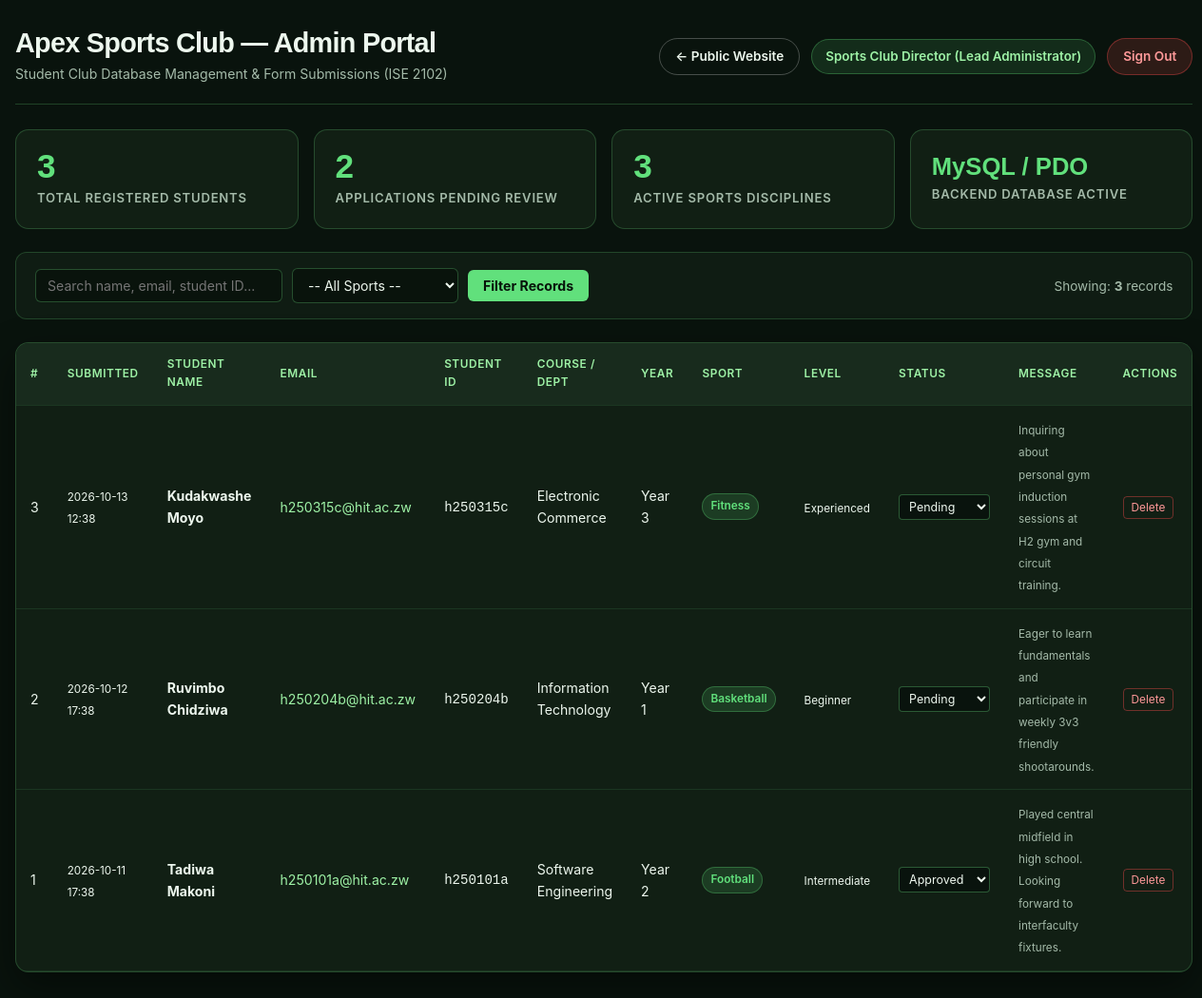
Page /admin.php (signed in) on the committed database.
### tables this page shows
CREATE TABLE `members` (
  `id` INT UNSIGNED AUTO_INCREMENT PRIMARY KEY,
  `submitted_at` DATETIME NOT NULL,
  `full_name` VARCHAR(120) NOT NULL,
  `email` VARCHAR(150) NOT NULL,
  `student_id` VARCHAR(20) DEFAULT NULL,
  `course` VARCHAR(150) NOT NULL,
  `study_year` VARCHAR(50) NOT NULL,
  `preferred_activity` VARCHAR(100) NOT NULL,
  `experience_level` VARCHAR(50) NOT NULL DEFAULT 'Beginner',
  `form_purpose` VARCHAR(100) NOT NULL DEFAULT 'Join the club',
  `reason` TEXT DEFAULT NULL,
  `consent` VARCHAR(10) NOT NULL DEFAULT 'yes',
  `status` VARCHAR(30) NOT NULL DEFAULT 'Pending Review',
  INDEX `idx_email` (`email`),
  INDEX `idx_activity` (`preferred_activity`),
  INDEX `idx_submitted_at` (`submitted_at`)
);

### admin.php (the view, shortened to what this page needs)
<?php
$pdo = get_db_connection();
$search = trim((string)($_GET['search'] ?? ''));
$sql = "SELECT * FROM members WHERE 1=1";
$params = [];
$sql .= " ORDER BY id DESC";
$stmt = $pdo->prepare($sql);
$stmt->execute($params);
$members = $stmt->fetchAll();
$totalCountQuery = $pdo->query("SELECT COUNT(*) AS total FROM members");
$totalApplicants = (int)$totalCountQuery->fetch()['total'];
$sportsQuery = $pdo->query("SELECT preferred_activity, COUNT(*) as cnt FROM members GROUP BY preferred_activity ORDER BY cnt DESC");
$sportsStats = $sportsQuery->fetchAll();
$pendingQuery = $pdo->query("SELECT COUNT(*) as pending FROM members WHERE status = 'Pending Review'");
$pendingCount = (int)$pendingQuery->fetch()['pending'];
?>
<!DOCTYPE html>
<html lang="en">
<head>
  <link rel="stylesheet" href="style.css" />
</head>
<body>
  <div class="admin-container">
    <header class="admin-topbar">
      <div class="brand-title">
        <h1>Apex Sports Club — Admin Portal</h1>
        <p>Student Club Database Management &amp; Form Submissions (ISE 2102)</p>
      </div>
      <div class="admin-session">
        <a href="index.html" class="btn-action btn-public">&larr; Public Website</a>
        <span class="user-tag">
          <?php echo htmlspecialchars($_SESSION['admin_name'] ?? 'Admin'); ?> (<?php echo htmlspecialchars($_SESSION['admin_role'] ?? 'Staff'); ?>)
        </span>
        <a href="admin.php?action=logout" class="btn-action btn-logout">Sign Out</a>
      </div>
    </header>
    <section class="kpi-grid">
      <div class="kpi-card">
        <div class="kpi-num"><?php echo $totalApplicants; ?></div>
        <div class="kpi-label">Total Registered Students</div>
      </div>
      <div class="kpi-card">
        <div class="kpi-num"><?php echo $pendingCount; ?></div>
        <div class="kpi-label">Applications Pending Review</div>
      </div>
      <div class="kpi-card">
        <div class="kpi-num"><?php echo count($sportsStats); ?></div>
        <div class="kpi-label">Active Sports Disciplines</div>
      </div>
      <div class="kpi-card">
        <div class="kpi-num" style="font-size:1.6rem;padding-top:6px;">MySQL / PDO</div>
        <div class="kpi-label">Backend Database Active</div>
      </div>
    </section>
    <section class="filter-bar">
      <form method="GET" action="admin.php" class="filter-form">
        <input
          type="text"
          name="search"
          placeholder="Search name, email, student ID..."
          value="<?php echo htmlspecialchars($search); ?>"
          class="input-sm"
          style="min-width: 260px;"
        />
        <select name="sport" class="input-sm">
          <option value="">-- All Sports --</option>
        </select>
        <button type="submit" class="btn-filter">Filter Records</button>
      </form>
      <div>
        <span style="font-size:0.85rem;color:#a4baa9;">Showing: <strong><?php echo count($members); ?></strong> records</span>
      </div>
    </section>
    <main class="table-card">
      <?php if (empty($members)): ?>
        <p style="padding: 36px; text-align: center; color: #a4baa9;">
          No student applications match the query. Form submissions from <code>join.html</code> will automatically populate this database table.
        </p>
      <?php else: ?>
        <table>
          <thead>
            <tr>
              <th>#</th>
              <th>Submitted</th>
              <th>Student Name</th>
              <th>Email</th>
              <th>Student ID</th>
              <th>Course / Dept</th>
              <th>Year</th>
              <th>Sport</th>
              <th>Level</th>
              <th>Status</th>
              <th>Message</th>
              <th>Actions</th>
            </tr>
          </thead>
          <tbody>
            <?php foreach ($members as $m): ?>
              <tr>
                <td><?php echo (int)$m['id']; ?></td>
                <td><small><?php echo htmlspecialchars(substr((string)$m['submitted_at'], 0, 16)); ?></small></td>
                <td><strong><?php echo htmlspecialchars($m['full_name']); ?></strong></td>
                <td><a href="mailto:<?php echo htmlspecialchars($m['email']); ?>" style="color:#9ef2a6;"><?php echo htmlspecialchars($m['email']); ?></a></td>
                <td><code><?php echo htmlspecialchars($m['student_id'] ?: '—'); ?></code></td>
                <td><?php echo htmlspecialchars($m['course']); ?></td>
                <td><?php echo htmlspecialchars($m['study_year']); ?></td>
                <td><span class="badge-sport"><?php echo htmlspecialchars($m['preferred_activity']); ?></span></td>
                <td><small><?php echo htmlspecialchars($m['experience_level']); ?></small></td>
                <td>
                  <form method="POST" action="admin.php" style="margin:0;display:inline;">
                    <select name="new_status" class="status-select" onchange="this.form.submit()">
                      <option value="Pending Review" <?php echo $m['status'] === 'Pending Review' ? 'selected' : ''; ?>>Pending</option>
                      <option value="Approved" <?php echo $m['status'] === 'Approved' ? 'selected' : ''; ?>>Approved</option>
                    </select>
                  </form>
                </td>
                <td><small style="color:#a4baa9;"><?php echo htmlspecialchars($m['reason'] ?: 'None'); ?></small></td>
                <td>
                  <form method="POST" action="admin.php" onsubmit="return confirm('Permanently delete applicant #<?php echo (int)$m['id']; ?>?');" style="margin:0;">
                    <button type="submit" class="btn-delete" title="Delete record">Delete</button>
                  </form>
                </td>
              </tr>
            <?php endforeach; ?>
          </tbody>
        </table>
      <?php endif; ?>
    </main>
  </div>
</body>
</html>

### style.css (style rules this page uses)
:root { --bg-darkest: #040703; --bg-main: #080e07; --bg-alt: #0d170b; --bg-card: rgba(18, 32, 16, 0.75); --bg-card-hov: rgba(25, 45, 22, 0.9); --bg-glass: rgba(13, 24, 11, 0.65); --bg-light: #f4f6f2; --bg-card-light: #ffffff; --green-deep: #072804; --green-acc: #38e54d; --green-soft: #c5f36a; --green-glow: rgba(56, 229, 77, 0.28); --green-subtle: rgba(56, 229, 77, 0.1); --text-white: #ffffff; --text-light: #f1f5ef; --text-muted: #98a594; --text-dark: #080c07; --border: rgba(56, 229, 77, 0.15); --border-acc: rgba(56, 229, 77, 0.45); --border-light: #e0e5dc; --error: #ef4444; --success: #10b981; --warning: #f59e0b; --font-head: 'Space Grotesk', -apple-system, BlinkMacSystemFont, 'Segoe UI', sans-serif; --font-body: 'Inter', -apple-system, BlinkMacSystemFont, 'Segoe UI', sans-serif; --max-w: 1280px; --header-h: 76px; --radius-sm: 8px; --radius-md: 14px; --radius-lg: 24px; --radius-full: 9999px; --ease: 0.25s cubic-bezier(0.4, 0, 0.2, 1); --ease-spring: 0.4s cubic-bezier(0.175, 0.885, 0.32, 1.275); --shadow-sm: 0 4px 12px rgba(0, 0, 0, 0.4); --shadow-lg: 0 16px 40px -10px rgba(0, 0, 0, 0.8); --glow-acc: 0 0 24px rgba(56, 229, 77, 0.25); --glow-lg: 0 0 40px rgba(56, 229, 77, 0.35); }
*, *::before, *::after { box-sizing: border-box; margin: 0; padding: 0; }
html { font-size: 16px; scroll-behavior: smooth; text-size-adjust: 100%; }
body { font-family: var(--font-body); background-color: var(--bg-main); background-image: radial-gradient(at 10% 20%, rgba(7, 40, 4, 0.45) 0px, transparent 50%), radial-gradient(at 90% 80%, rgba(56, 229, 77, 0.08) 0px, transparent 40%); background-attachment: fixed; color: var(--text-light); line-height: 1.65; overflow-x: hidden; min-height: 100vh; display: flex; flex-direction: column; -webkit-font-smoothing: antialiased; }
a { color: inherit; text-decoration: none; transition: all var(--ease); }
button, input, select, textarea { font-family: inherit; font-size: inherit; }
h1, h2, h3, h4, h5, h6 { font-family: var(--font-head); font-weight: 700; line-height: 1.1; letter-spacing: -0.025em; color: var(--green-acc); }
.filter-bar { display: flex; flex-wrap: wrap; justify-content: center; gap: 10px; margin-bottom: 40px; }

### rows in the picture
members: id "3", submitted_at "2026-10-13 12:38", full_name "Kudakwashe Moyo", email "h250315c@hit.ac.zw", student "h250315c", course "Electronic Commerce", study_year "Year 3", preferred_activity "Fitness", experience_level "Experienced", new_status "Pending", reason "Inquiring about personal gym induction sessions at H2 gym and circuit training."
members: id "2", submitted_at "2026-10-12 17:38", full_name "Ruvimbo Chidziwa", email "h250204b@hit.ac.zw", student "h250204b", course "Information Technology", study_year "Year 1", preferred_activity "Basketball", experience_level "Beginner", new_status "Pending", reason "Eager to learn fundamentals and participate in weekly 3v3 friendly shootarounds."
members: id "1", submitted_at "2026-10-11 17:38", full_name "Tadiwa Makoni", email "h250101a@hit.ac.zw", student "h250101a", course "Software Engineering", study_year "Year 2", preferred_activity "Football", experience_level "Intermediate", new_status "Approved", reason "Played central midfield in high school. Looking forward to interfaculty fixtures."

### other values in the picture
$_SESSION['admin_name'] "Sports Club Director"
$_SESSION['admin_role'] "Lead Administrator"
$totalApplicants "3"
$pendingCount "2"
count($sportsStats) "3"
count($members) "3"
